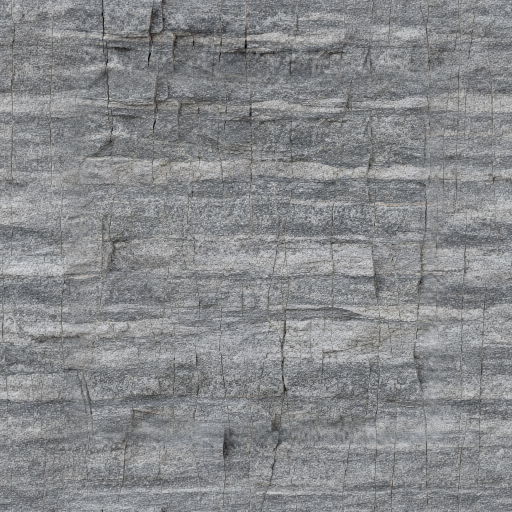
#> input picture CLAUDE_GAMEPLAY_RUNTIME/25_HANDOFF/CONVERGENCE/world_pivot/evidence/scenario_pilot/rock_source_1024.png, 1024 x 1024 px (shown at 1/2 size)
$ python convert_detail.py rock_source_1024.png pilot_close_crops_before_A_B.jpg
#> lines starting #> are read from the running program, lines starting #| are printed output that depends on the picture
"""Scenario pilot → MAHWORLD detail map (luminance only; the colour law holds by construction).
R = detail value (high-passed luminance, mean 0.5) · G,B = tangent-plane normal x,y from the height (0.5 = flat) · A = roughness variation (0.5 = none)."""
import sys, numpy as np
from PIL import Image, ImageFilter
src, out = sys.argv[1], sys.argv[2]
im = Image.open(src).convert('RGB'); a = np.asarray(im).astype(np.float64) / 255.0
#> further down, im is the input picture: PIL image 1024x1024 RGB; mean R, G, B 135.2, 136.6, 138.7
L = a @ np.array([0.2126, 0.7152, 0.0722])
def blur(x, s):   # circular (FFT) gaussian: the tile is seamless, so the blur wraps and cannot break it
#> called with s = 56
    n, m = x.shape; fy = np.fft.fftfreq(n)[:, None]; fx = np.fft.fftfreq(m)[None, :]
#> after `n, m = x.shape`: n = 1024; m = 1024
    return np.real(np.fft.ifft2(np.fft.fft2(x) * np.exp(-2 * (np.pi ** 2) * (s ** 2) * (fx ** 2 + fy ** 2))))
low = blur(L, 56); hp = L - low                       # remove the broad tone: the procedural geology owns macro value
d = hp / (4.0 * hp.std()); R = np.clip(0.5 + d, 0, 1)   # ±2σ fills the range
#> after `R = np.clip(0.5 + d, 0, 1)`:
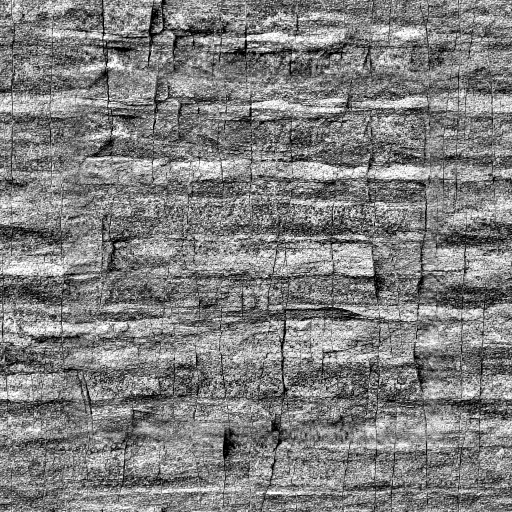
#> R: shape (1024, 1024) float64 (shown at 1/2 size); min 0, max 1, mean 0.501
H = blur(L, 1.2); H = (H - H.min()) / (H.max() - H.min())
#> after `H = (H - H.min()) / (H.max() - H.min())`:
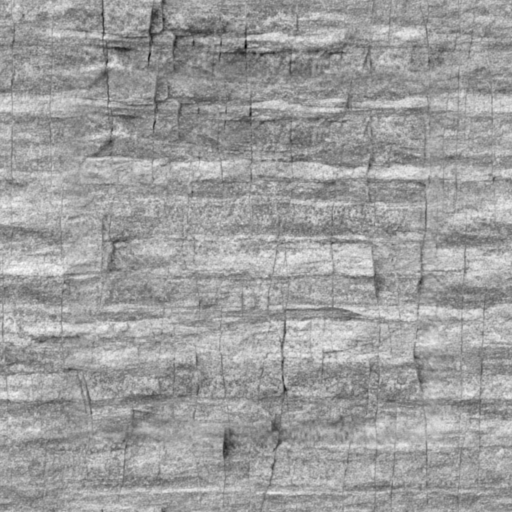
#> H: shape (1024, 1024) float64 (shown at 1/2 size); min 0, max 1, mean 0.619
gx = (np.roll(H, -1, 1) - np.roll(H, 1, 1)) * 0.5; gy = (np.roll(H, -1, 0) - np.roll(H, 1, 0)) * 0.5
#> after `gy = (np.roll(H, -1, 0) - np.roll(H, 1, 0)) * 0.5`:
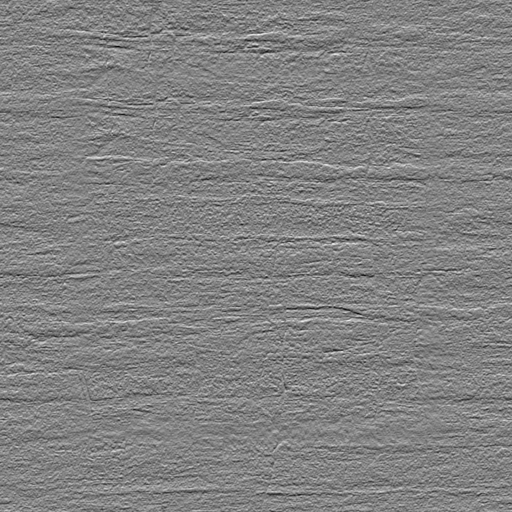
#> gy: shape (1024, 1024) float64 (shown at 1/2 size); min -0.15, max 0.143, mean -2.28e-21; drawn with min black and max white
k = 6.0; nx, ny, nz = -gx * k, gy * k, np.ones_like(H); ln = np.sqrt(nx * nx + ny * ny + nz * nz); nx /= ln; ny /= ln
#> after `nx, ny, nz = (-gx * k, gy * k, np.ones_like(H))`:
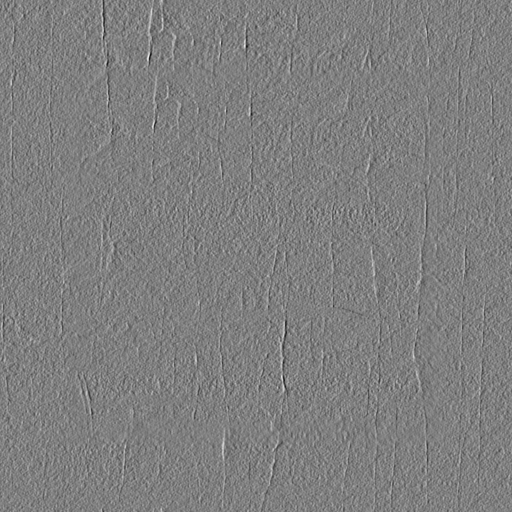
#> nx: shape (1024, 1024) float64 (shown at 1/2 size); min -1.16, max 1.16, mean 1.22e-19; drawn with min black and max white
#> after `nx, ny, nz = (-gx * k, gy * k, np.ones_like(H))`: nz: shape (1024, 1024) float64; every value is 1
#> after `ln = np.sqrt(nx * nx + ny * ny + nz * nz)`:
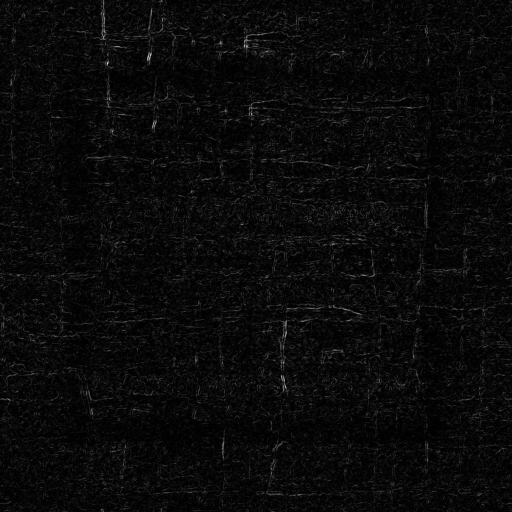
#> ln: shape (1024, 1024) float64 (shown at 1/2 size); min 1, max 1.57, mean 1.02; drawn with min black and max white
G = 0.5 + 0.5 * nx; B = 0.5 + 0.5 * ny
A = np.clip(0.5 - (R - 0.5) * 0.6, 0, 1)              # crevices (dark) are rougher, polished lit grain slightly smoother
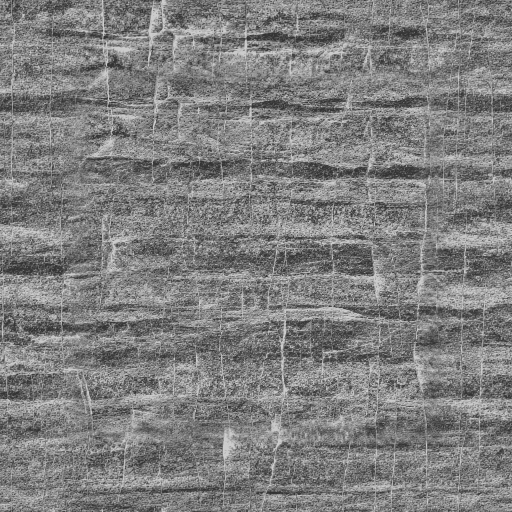
#> A: shape (1024, 1024) float64 (shown at 1/2 size); min 0.2, max 0.8, mean 0.5
rgba = np.stack([R, G, B, A], axis=2)
img = Image.fromarray(np.uint8(np.round(rgba * 255)), 'RGBA'); img.save(out)
img.resize((512, 512), Image.LANCZOS).save(out.replace('.png', '_512.png'))
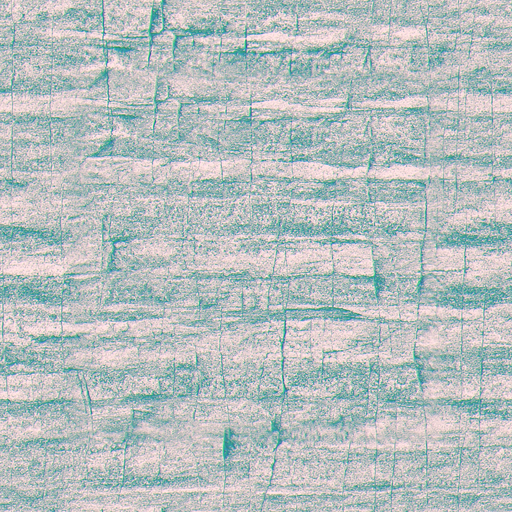
#> saved as pilot_close_crops_before_A_B.jpg: PIL image 512x512 RGBA; mean R, G, B, A 122.7, 127, 127.1, 127.4; transparent parts drawn white
print('R mean %.3f std %.3f · normal |xy| mean %.3f · A mean %.3f' % (R.mean(), R.std(), np.sqrt((G - .5) ** 2 + (B - .5) ** 2).mean() * 2, A.mean()))
#| R mean 0.501 std 0.243 · normal |xy| mean 0.180 · A mean 0.500
# seam proof on the derived map
wrapLR = np.abs(R[:, -1] - R[:, 0]).mean(); innerLR = np.mean([np.abs(R[:, i] - R[:, i + 1]).mean() for i in range(100, 900, 50)])
#> after `wrapLR = np.abs(R[:, -1] - R[:, 0]).mean()`: wrapLR = 0.126
#> after `innerLR = np.mean([np.abs(R[:, i] - R[:, i + 1]).mean() for i in range`: innerLR = 0.157
wrapTB = np.abs(R[-1] - R[0]).mean(); innerTB = np.mean([np.abs(R[i] - R[i + 1]).mean() for i in range(100, 900, 50)])
#> after `wrapTB = np.abs(R[-1] - R[0]).mean()`: wrapTB = 0.158
#> after `innerTB = np.mean([np.abs(R[i] - R[i + 1]).mean() for i in range(100, `: innerTB = 0.15
print('derived seam: LR %.4f vs %.4f · TB %.4f vs %.4f' % (wrapLR, innerLR, wrapTB, innerTB))
#| derived seam: LR 0.1256 vs 0.1566 · TB 0.1582 vs 0.1505

$ run again, on CLAUDE_GAMEPLAY_RUNTIME/25_HANDOFF/CONVERGENCE/world_pivot/evidence/scenario_pilot/pilot_compare_before_A_B_C.jpg
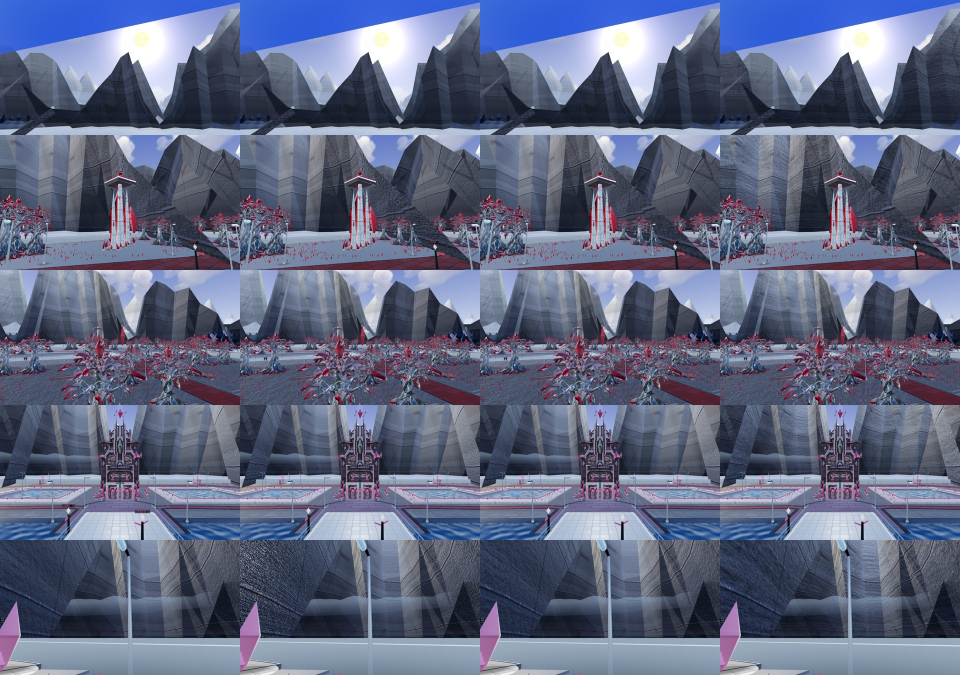
#> input picture CLAUDE_GAMEPLAY_RUNTIME/25_HANDOFF/CONVERGENCE/world_pivot/evidence/scenario_pilot/pilot_compare_before_A_B_C.jpg, 1920 x 1350 px (shown at 1/2 size)
#> im is the input picture: PIL image 1920x1350 RGB; mean R, G, B 96.4, 103.6, 129.7
#> nz: shape (1350, 1920) float64; every value is 1
#> `rgba = np.stack([R, G, B, A], axis=2)`:
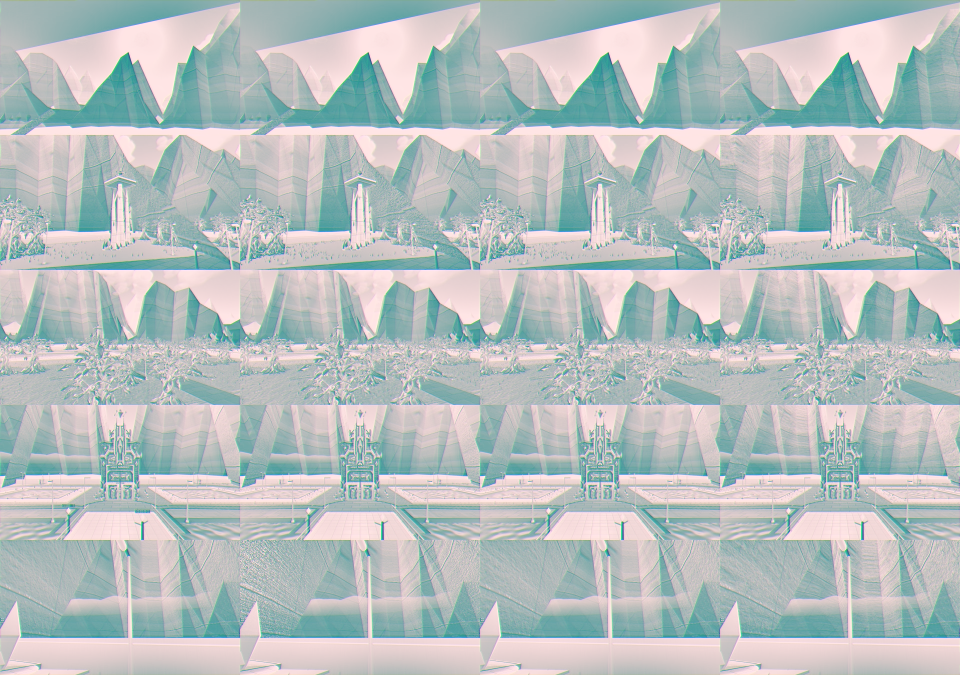
#> rgba: shape (1350, 1920, 4) float64 (shown at 1/2 size); mean of channels 0, 1, 2, 3 0.498, 0.5, 0.499, 0.501; transparent parts drawn white
#> `img.resize((512, 512), Image.LANCZOS).save(out.replace('.png', '_512.p..`:
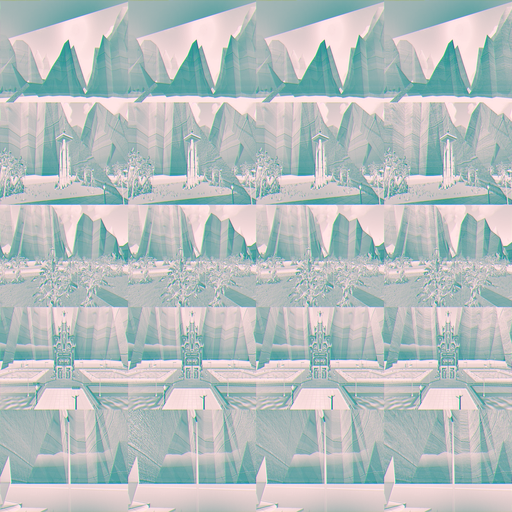
#> saved as pilot_compare_before_A_B_C.jpg: PIL image 512x512 RGBA; mean R, G, B, A 124.9, 127, 126.9, 127.8; transparent parts drawn white
#| R mean 0.498 std 0.244 · normal |xy| mean 0.101 · A mean 0.501
#> wrapLR = 0.177
#> innerLR = 0.0372
#> wrapTB = 0.301
#> innerTB = 0.0376
#| derived seam: LR 0.1772 vs 0.0372 · TB 0.3011 vs 0.0376
